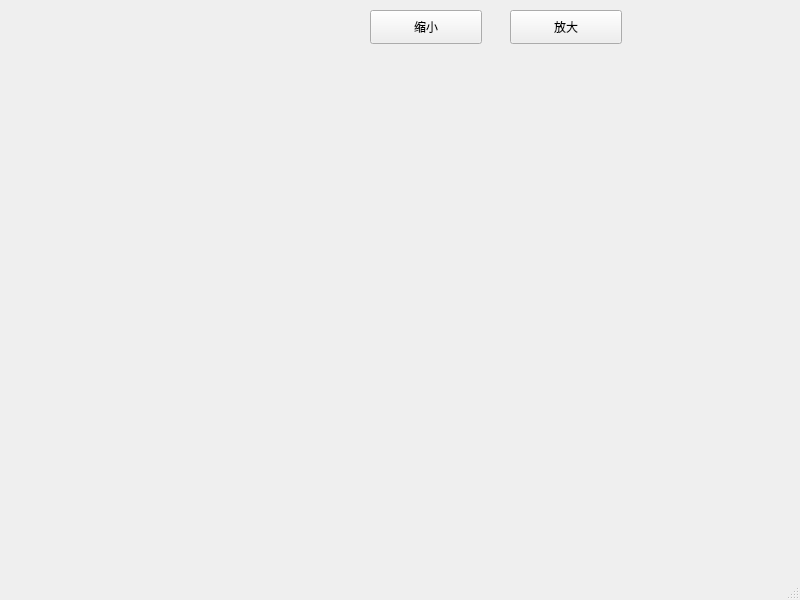
<?xml version="1.0" encoding="UTF-8"?>
<ui version="4.0">
 <class>MainWindow</class>
 <widget class="QMainWindow" name="MainWindow">
  <property name="geometry">
   <rect>
    <x>0</x>
    <y>0</y>
    <width>800</width>
    <height>600</height>
   </rect>
  </property>
  <property name="windowTitle">
   <string>MainWindow</string>
  </property>
  <widget class="QWidget" name="centralwidget">
   <widget class="QPushButton" name="pushButton">
    <property name="geometry">
     <rect>
      <x>510</x>
      <y>10</y>
      <width>112</width>
      <height>34</height>
     </rect>
    </property>
    <property name="text">
     <string>放大</string>
    </property>
   </widget>
   <widget class="QPushButton" name="pushButton_2">
    <property name="geometry">
     <rect>
      <x>370</x>
      <y>10</y>
      <width>112</width>
      <height>34</height>
     </rect>
    </property>
    <property name="text">
     <string>缩小</string>
    </property>
   </widget>
  </widget>
  <widget class="QMenuBar" name="menubar">
   <property name="geometry">
    <rect>
     <x>0</x>
     <y>0</y>
     <width>800</width>
     <height>29</height>
    </rect>
   </property>
  </widget>
  <widget class="QStatusBar" name="statusbar"/>
 </widget>
 <resources/>
 <connections/>
</ui>
